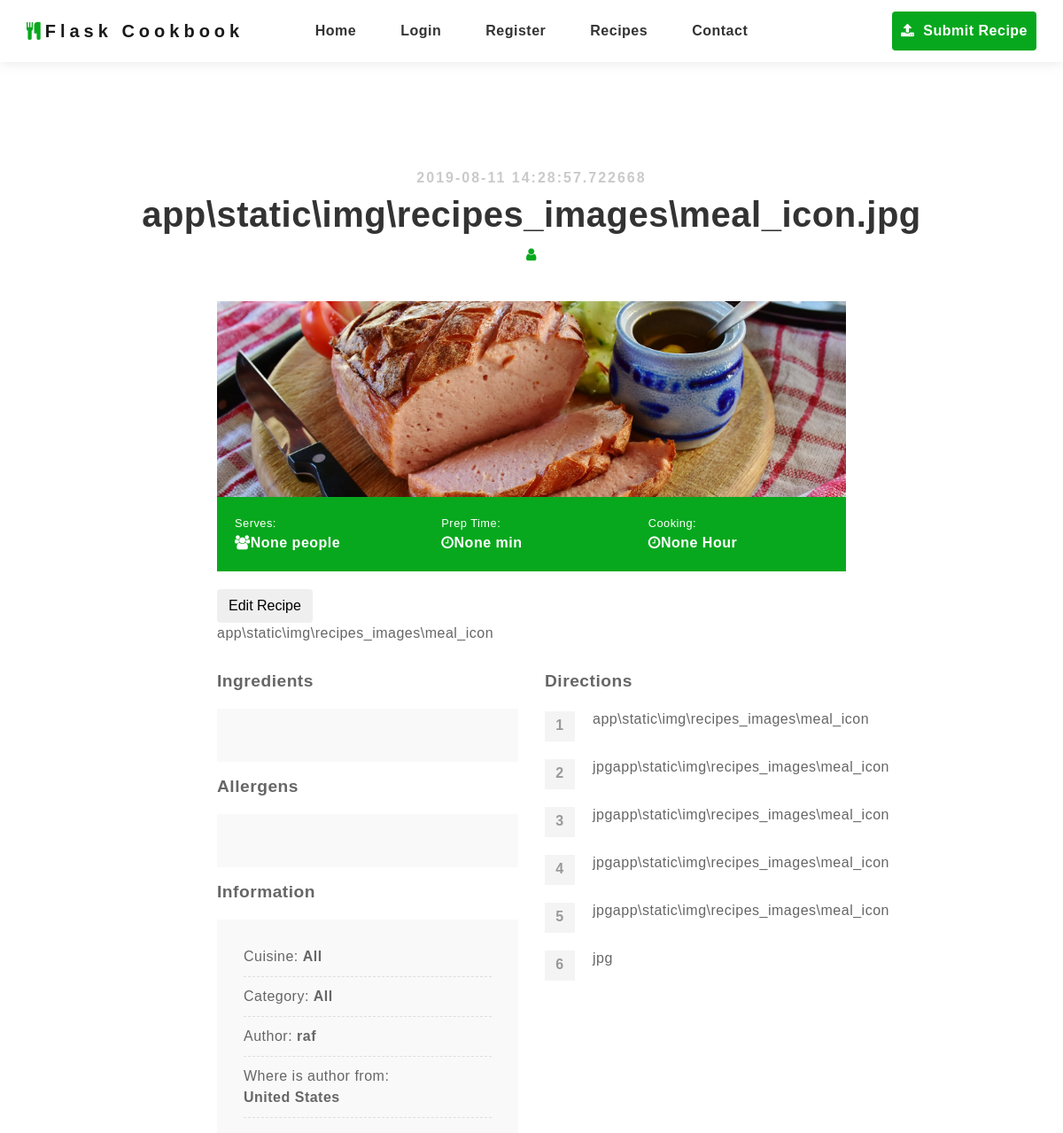
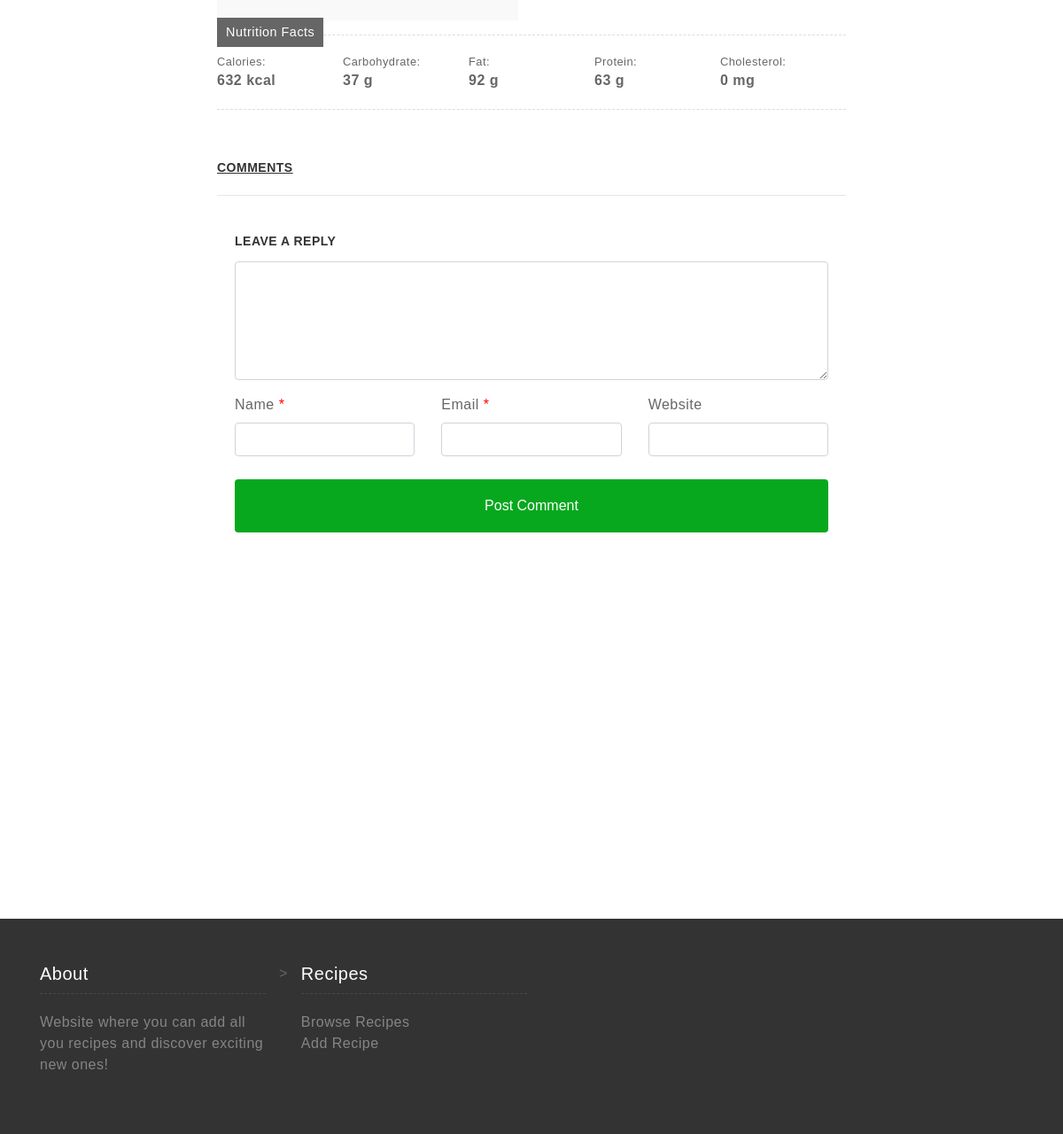
/recipe/app\static\img\recipes_images\meal_icon.jpg, run on the app's committed database (2 pictures, top to bottom).
### app/models.py (models this page shows, shortened)
class Recipe(db.Model):
    id = db.Column(db.Integer, primary_key=True)
    name = db.Column(db.String(64), index=True, unique=True)
    content = db.Column(db.String(2000))
    timestamp = db.Column(db.DateTime, index=True, default=datetime.utcnow)
    user_id = db.Column(db.Integer, db.ForeignKey('user.id'))
    cuisine_id = db.Column(db.Integer, db.ForeignKey('cuisine.id'))
    category_id = db.Column(db.Integer, db.ForeignKey('category.id'))
    serves_num_people = db.Column(db.Integer)
    time_to_prepare = db.Column(db.Integer)
    cooking_time = db.Column(db.Integer)
    image = db.Column(db.String(64))
    _ingredients = db.relationship(
        "Ingredient",
        secondary=ingredients_in_recipe,
        back_populates="recipes")
    _allergens = db.relationship(
        "Allergen",
        secondary=allergens_in_recipe,
        back_populates="recipes")

class Cuisine(db.Model):
    id = db.Column(db.Integer, primary_key=True)
    name = db.Column(db.String(64), index=True, unique=True)
    recipes = db.relationship('Recipe', backref='cuisine', lazy='dynamic')

class Category(db.Model):
    id = db.Column(db.Integer, primary_key=True)
    name = db.Column(db.String(64), index=True, unique=True)
    recipes = db.relationship('Recipe', backref='category', lazy='dynamic')

class User(UserMixin, db.Model):
    id = db.Column(db.Integer, primary_key=True)
    username = db.Column(db.String(64), index=True, unique=True)
    email = db.Column(db.String(120), index=True, unique=True)
    password_hash = db.Column(db.String(128))
    recipes = db.relationship('Recipe', backref='author', lazy='dynamic')
    country_id = db.Column(db.Integer, db.ForeignKey('country.id'))

class Country(db.Model):
    id = db.Column(db.Integer, primary_key=True)
    name = db.Column(db.String(64), index=True, unique=True)
    users = db.relationship('User', backref='country', lazy='dynamic')

### app/routes.py (the view)
@app.route('/recipe/<recipe_name>')
def recipe(recipe_name):
    recipe = Recipe.query.filter_by(name=recipe_name).first_or_404()
    content = re.split(r' *[\.\?!][\'"\)\]]* *', recipe.content)
    short_summary = content[0]
    return render_template("recipe_page.html", recipe=recipe, content=content, short_summary=short_summary)

### app/templates/recipe_page.html (shortened to what this page needs)
{% extends 'base.html' %}
{% block app_content %}
<div class="recipe-detail">
    <div class="container">
        <div class="row justify-content-center">
            <div class="col-lg-12 text-center">
                <h4>{{ recipe.timestamp }}</h4>
                <h1>{{ recipe.name }}</h1>
                <div class="by"><i class="fa fa-user" aria-hidden="true"></i>{{ recipe.author.name }}</div>
            </div>
            <div class="col-lg-8">
                <img src="{{ url_for('static', filename=recipe.image) }}" alt="Image of the Dish">
                <div class="info">
                    <div class="row">
                        <div class="col-lg-4 col-sm-4">
                            <p>Serves:</p>
                            <p><strong><i class="fa fa-users" aria-hidden="true"></i>{{ recipe.serves_num_people }} people</strong></p>
                        </div>
                        <div class="col-lg-4 col-sm-4">
                            <p>Prep Time:</p>
                            <p><strong><i class="fa fa-clock-o" aria-hidden="true"></i>{{ recipe.time_to_prepare }} min</strong></p>
                        </div>
                        <div class="col-lg-4 col-sm-4">
                            <p>Cooking:</p>
                            <p><strong><i class="fa fa-clock-o" aria-hidden="true"></i>{{ recipe.cooking_time }} Hour</strong></p>
                        </div>
                    </div>
                </div>
                   <div>
                        <button type="button" class="btn" id="edit_btn" onClick="{{url_for('edit_recipe', recipe_name=recipe.name)}}">Edit Recipe</button>
                        <p>{{ short_summary }}</p>
                    </div>
                    <div class="ingredient-direction">
                        <div class="row">
                            <div class="col-lg-6 col-sm-6">
                                <h3>Ingredients</h3>
                                <ul class="ingredients">
                                </ul>
                                <h3>Allergens</h3>
                                <ul class="ingredients">
                                </ul>
                                <h3>Information</h3>
                                <ul class="ingredients">
                                    <li>Cuisine: <b>{{ recipe.cuisine.name }}</b></li>
                                    <li>Category: <b>{{ recipe.category.name }}</b></li>
                                    <li>Author: <b>{{ recipe.author.username }}</b></li>
                                    <li>Where is author from: <br><b>{{ recipe.author.country.name }}</b></li>
                                </ul>
                            </div>
                            <div class="col-lg-6 col-sm-6">
                                <h3>Directions</h3>
                                <ol class="directions">
                                    {% for step in content %}
                                        <li>{{ step }}</li>
                                    {% endfor %}
                                </ol>
                            </div>
                        </div>
                    </div>
                    <div class="nutrition-facts clearfix">
                        <h3>Nutrition Facts</h3>
                        <div>
                            <p>Calories:</p>
                            <p><strong>632 kcal</strong></p>
                        </div>
                        <div>
                            <p>Carbohydrate:</p>
                            <p><strong>37 g</strong></p>
                        </div>
                        <div>
                            <p>Fat:</p>
                            <p><strong>92 g</strong></p>
                        </div>
                        <div>
                            <p>Protein:</p>
                            <p><strong>63 g</strong></p>
                        </div>
                        <div>
                            <p>Cholesterol:</p>
                            <p><strong>0 mg</strong></p>
                        </div>
                    </div>
                    {% include '_comments.html' %}
                    {% include '_reply.html' %}
                    </div>
                </div>
            </div>
        </div>
    </div>
{% endblock %}

### app/templates/base.html (shortened to what this page needs)
<!DOCTYPE html>
<html lang="en">
<head>
    {% block head %}
    <link href="{{ url_for('static', filename='static/css/font-awesome.min.css') }}" rel="stylesheet">
    <link href="{{ url_for('static', filename='static/css/bootstrap.min.css') }}" rel="stylesheet">
    <link href="{{ url_for('static', filename='static/css/styles.min.css') }}" rel="stylesheet">
    <link href="{{ url_for('static', filename='static/css/select2.min.css') }}" rel="stylesheet">
    {% endblock %}
</head>
{% block navbar %}
<nav class="navbar navbar-expand-lg navbar-light fixed-top">
    <div class="container-fluid justify-content-center">
        <a class="navbar-brand" href="{{ url_for('index') }}"><i class="fa fa-cutlery" aria-hidden="true"></i>Flask
            Cookbook</a>
        <div class="collapse navbar-collapse justify-content-center" id="navbarNavDropdown">
            <ul class="navbar-nav">
                <li class="nav-item">
                    <a class="nav-link" href="{{ url_for('index') }}">Home</a>
                </li>
                {% if current_user.is_anonymous %}
                <li class="nav-item">
                    <a class="nav-link" href="{{ url_for('login') }}">Login</a>
                </li>
                <li class="nav-item">
                    <a class="nav-link" href="{{ url_for('register') }}">Register</a>
                </li>
                {% else %}
                <li class="nav-item">
                    <a class="nav-link" href="{{ url_for('logout') }}">Logout</a>
                </li>
                {% endif %}
                <li class="nav-item">
                    <a class="nav-link" href="{{ url_for('recipes_list') }}">Recipes</a>
                </li>
                <li class="nav-item">
                    <a class="nav-link" href="{{ url_for('contact')  }}">Contact</a>
                </li>
                <li class="nav-item btn-submit-recipe">
                    <a class="nav-link" href="{{ url_for('add_recipe')  }}"><i class="fa fa-upload"
                            aria-hidden="true"></i> Submit Recipe</a>
                </li>
            </ul>
        </div>
    </div>
</nav>
{% endblock %}
{% block content %}
<div class="container">
    {% block app_content %}{% endblock %}
</div>
{% endblock %}
{% block footer %}
<footer>
    <div class="container">
        <div class="row">
            <div class="col-lg-3 col-sm-3">
                <h5>About</h5>
                <p>Website where you can add all you recipes and discover exciting new ones!</p>
            </div>>
            <div class="col-lg-3 col-sm-3">
                <h5>Recipes</h5>
                <ul>
                    <li><a href="{{ url_for('recipes_list')  }}">Browse Recipes</a></li>
                    <li><a href="{{ url_for('add_recipe')  }}">Add Recipe</a></li>
                </ul>
            </div>
        </div>
    </div>
</footer>
{% endblock %}
</html>

### app/templates/_comments.html (shortened to what this page needs)
{% block main %}
<div class="blog-comment">
    <h3>Comments</h3>
    <hr />
    {% endblock %}

### app/templates/_reply.html
{% block main %}
<div class="reply">
    <h3>Leave a Reply</h3>
    <form method="post" id="commentform" class="comment-form">
        <p class="comment-form-comment">
            <textarea class="form-control" id="comment" name="comment" cols="45" rows="5"
                aria-required="true"></textarea>
        </p>
        <div class="row">
            <div class="col-md-4">
                <p class="comment-form-author">
                    <label for="author">Name <span class="required">*</span></label>
                    <input class="form-control" id="author" name="author" type="text" value="" size="30" maxlength="245"
                        aria-required="true" required="required">
                </p>
            </div>
            <div class="col-md-4">
                <p class="comment-form-email">
                    <label for="email">Email <span class="required">*</span></label>
                    <input class="form-control" id="email" name="email" type="text" value="" size="30" maxlength="100"
                        aria-required="true" required="required">
                </p>
            </div>
            <div class="col-md-4">
                <p class="comment-form-url">
                    <label for="url">Website</label>
                    <input class="form-control" id="url" name="url" type="text" value="" size="30" maxlength="200">
                </p>
            </div>
        </div>
        <p class="form-submit">
            <input class="btn btn-submit btn-block" name="submit" type="submit" id="submit" value="Post Comment">
        </p>
    </form>
</div>
{% endblock %}

### data on the page
Recipe: timestamp "2019-08-11 14:28:57.722668", name "app\\static\\img\\recipes_images\\meal_icon.jpg", image (picture), serves_num_people "None", time_to_prepare "None", cooking_time "None"
Cuisine: cuisine.name "All"
Category: category.name "All"
User: author.username "raf"
Country: author.country.name "United States"

### other printed values
{{ short_summary }} "app\\static\\img\\recipes_images\\meal_icon"
{{ step }} "app\\static\\img\\recipes_images\\meal_icon" "jpgapp\\static\\img\\recipes_images\\meal_icon" "jpgapp\\static\\img\\recipes_images\\meal_icon" "jpgapp\\static\\img\\recipes_images\\meal_icon" "jpgapp\\static\\img\\recipes_images\\meal_icon" "jpg"
